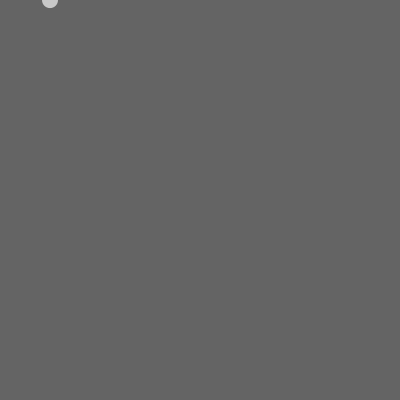
Frame 1 (no input)
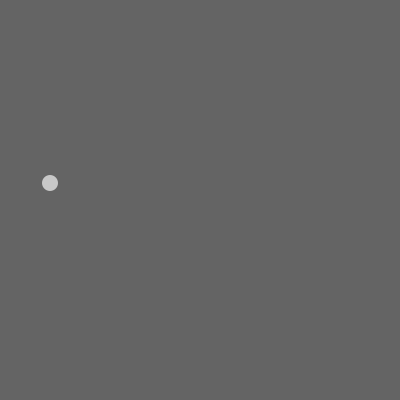
Frame 60 (the mouse pressed at the canvas centre just before this capture)
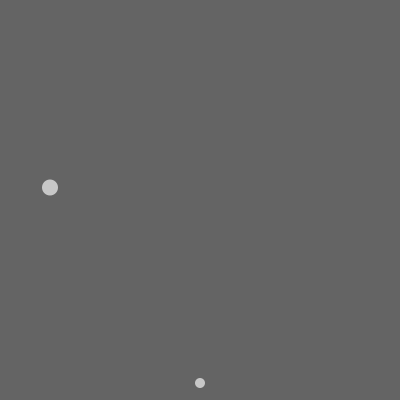
Frame 120 (the mouse held since frame 60 and released just before this capture)

The Processing sketch that drew these frames (run headless with seeded random() and noise(); from frame 60 on, the mouse is pressed at the canvas centre):

// Processing sketch: processing_117609
// ── processing_117609.pde

// Learning Processing Example 9-11. Thanks Shiffman!
// Appending bouncing balls to an array.

final float GRAVITY = 0.1;

Ball[] balls = new Ball[1];

void setup() {
  size(400, 400);
  balls[0] = new Ball(50, 0, 16);
}

void draw() {
  background(100);
  for (int i = 0; i < balls.length; ++i) {
    balls[i].gravity();
    balls[i].move();
    balls[i].display();
  }
}

void mousePressed() {
  Ball b = new Ball(mouseX, mouseY, 10);
  balls = (Ball[])append(balls, b);
}

// A ball that bounces
class Ball {

  static final float INITIAL_SPEED = 0.0;
  float x;
  float y;
  float speed;
  float width;

  Ball(float x, float y, float width) {
    this.x = x;
    this.y = y;
    this.width = width;
    speed = INITIAL_SPEED;
  }

  void gravity() {
    speed += GRAVITY;
  }

  void move() {
    y += speed;
    if (y > height) {
      speed *= -0.95;
      y = height;
    }
  }

  void display() {
    fill(200);
    noStroke();
    ellipse(x, y, width, width);
  }

}
